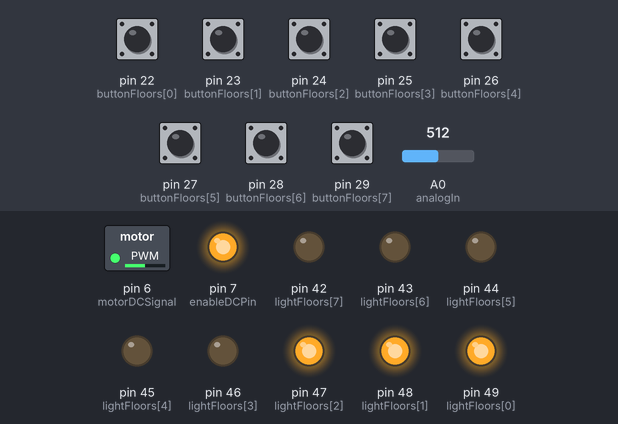
The sketch below on a simulated Arduino Mega 2560, built with avr-gcc and run on an emulated ATmega2560. On the bench: switched loads named in the sketch (green lamp = pin HIGH), output pins drawn as LEDs (lit = HIGH). Inputs (shaded band) come from the test bench; at power-on: pin 22 (buttonFloors[0]), pin 23 (buttonFloors[1]), pin 24 (buttonFloors[2]), pin 25 (buttonFloors[3]), pin 26 (buttonFloors[4]), pin 27 (buttonFloors[5]), pin 28 (buttonFloors[6]), pin 29 (buttonFloors[7]) HIGH, A0 (analogIn) = 512.

Above: at 2.8 s.
2.9 s: A0 (analogIn) set to 716
At 7.4 s:
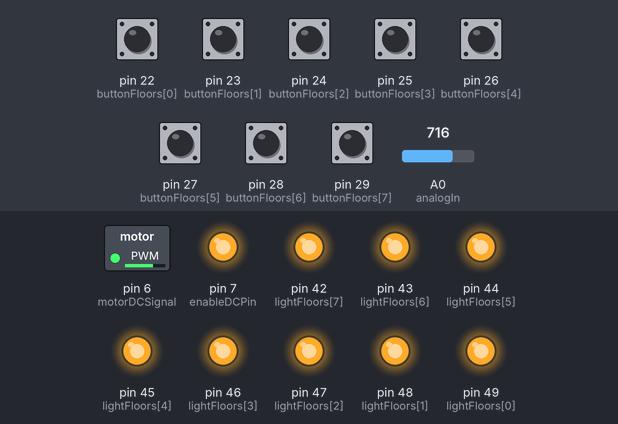
8.5 s: pin 23 (buttonFloors[1]) pulled LOW for 1.3 s
At 10.1 s:
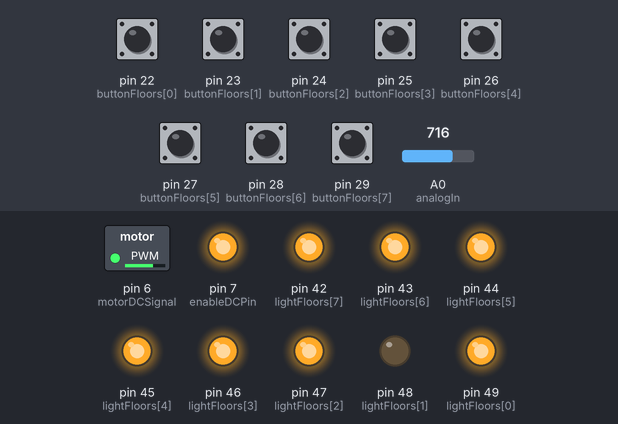
17.5 s: pin 25 (buttonFloors[3]) pulled LOW for 1.3 s
At 18.3 s:
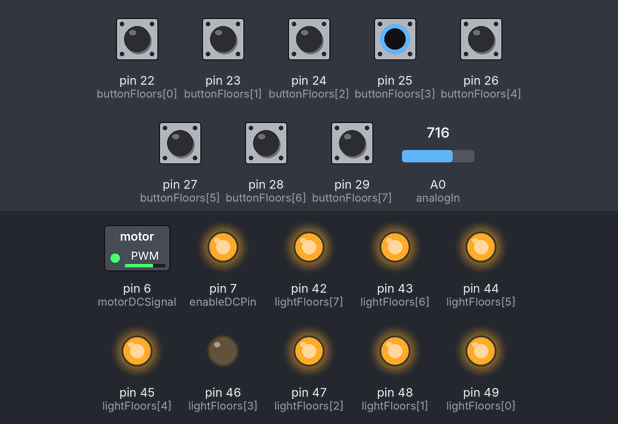
26.5 s: pin 27 (buttonFloors[5]) pulled LOW for 1.3 s
At 27.5 s:
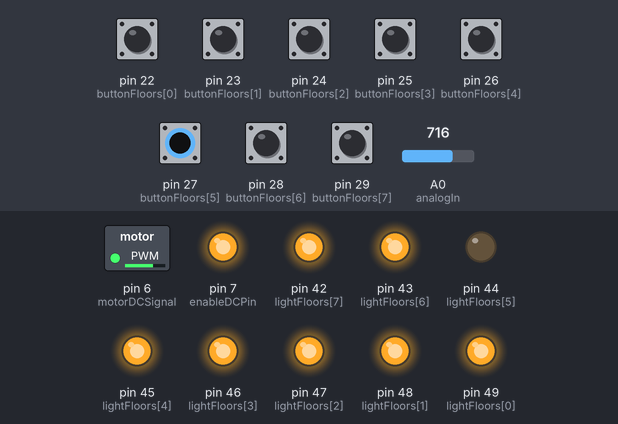
35.5 s: A0 (analogIn) set to 900
At 36.9 s:
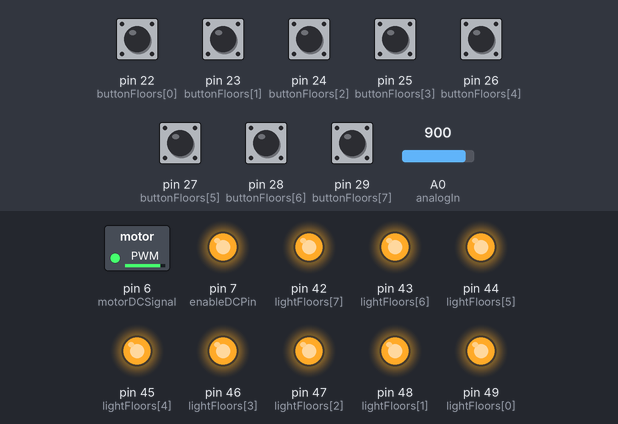
37.5 s: pin 23 (buttonFloors[1]) pulled LOW for 1.3 s
At 38.4 s:
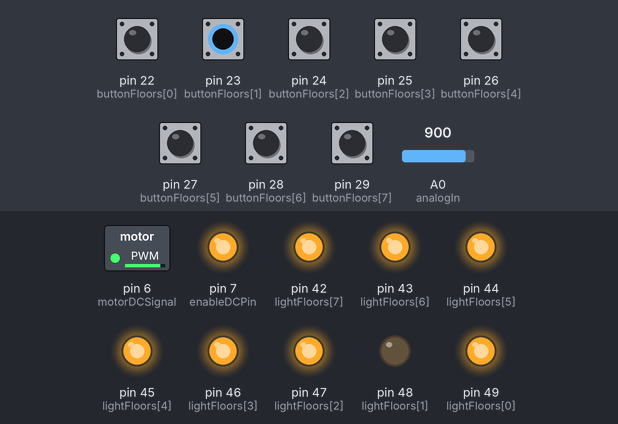
Timing chart, 0 to 46.5 s (numbered marks = the images above; inputs shaded):
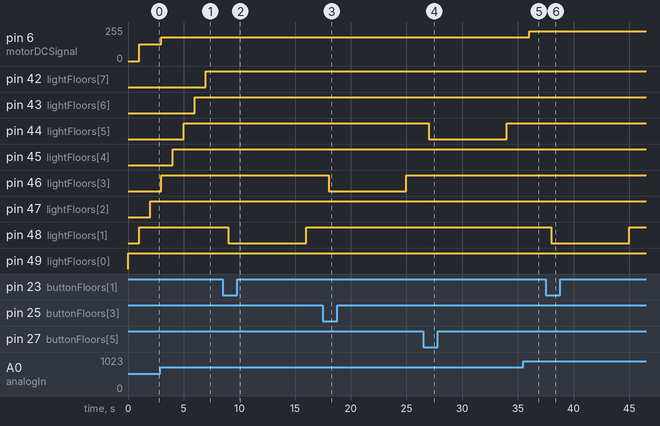

Measured:
- after the input at 2.9 s, pin 6 (motorDCSignal): 127/255 → 178/255 after 0.10 s
- after the input at 8.5 s, pin 48 (lightFloors[1]): HIGH → LOW after 0.50 s, → HIGH 7.0 s later
- after the input at 17.5 s, pin 46 (lightFloors[3]): HIGH → LOW after 0.50 s, → HIGH 7.0 s later
- after the input at 26.5 s, pin 44 (lightFloors[5]): HIGH → LOW after 0.51 s, → HIGH 7.0 s later
- after the input at 35.5 s, pin 6 (motorDCSignal): 178/255 → 224/255 after 0.51 s
- after the input at 37.5 s, pin 48 (lightFloors[1]): HIGH → LOW after 0.51 s, → HIGH 7.0 s later

The sketch:

Button.ino
```cpp
const uint8_t analogIn = A0;
const uint8_t enableDCPin = 7;
const uint8_t motorDCSignal = 6;
const int numFloors = 8;

const uint8_t buttonFloors[numFloors] = {22, 23, 24, 25, 26, 27, 28, 29};
const uint8_t numberFloors[numFloors] = {0, 1, 2, 3, 4, 5, 6, 7,};
const uint8_t lightFloors[numFloors] = {49, 48, 47, 46, 45, 44, 43, 42};
unsigned long lastDebounceTime[numFloors] = {0};  // Stores the last debounce time for each button
bool buttonStates[numFloors] = {false};  // Stores the last known state of each button
int debounceDelay = 100;


void setup() {

  for (int i = 0; i < numFloors; i++) {
    pinMode(buttonFloors[i],INPUT);  // Set each pin as input with pullup resistor
  }


  Serial.begin(9600);
  pinMode(analogIn, INPUT);
  pinMode(enableDCPin, OUTPUT);
  digitalWrite(enableDCPin, HIGH);
  pinMode(motorDCSignal, OUTPUT);

  for (int i = 0; i < 8; i++) {
    pinMode(buttonFloors[i], INPUT);
    pinMode(lightFloors[i], OUTPUT);
    digitalWrite(lightFloors[i], LOW);
  }
}

void loop() {

    for (int i = 0; i < numFloors; i++) {
    int reading = digitalRead(buttonFloors[i]);  // Read the current button state

    // If the button state has changed from the last known state
    if (reading == LOW && !buttonStates[i]) {
      unsigned long currentTime = millis();

      // Check if enough time has passed since the last press
      if (currentTime - lastDebounceTime[i] > debounceDelay) {
        // Update debounce time and state
        lastDebounceTime[i] = currentTime;
        buttonStates[i] = true;
      Serial.print("Button pressed on floor: ");
      Serial.println(i);
      // Call a function to move the lift to floor i
      //moveToFloor(i);
      delay(100);  // Debounce delay
    }
  }

  for (int i = 0; i < 8; i++) {
    if (digitalRead(buttonFloors[i]) == HIGH) {

      digitalWrite(lightFloors[i], HIGH);  // Turn on the corresponding light
      delay(1000);

    } else {

      digitalWrite(lightFloors[i], LOW);   // Turn off the light

    }

  int value = analogRead(analogIn);
  int PWM = map(value, 0, 1023, 0, 255);
  float writeValue = value * 5.0 / 1023.0;

  analogWrite(motorDCSignal, PWM);

  }
}
}
```
